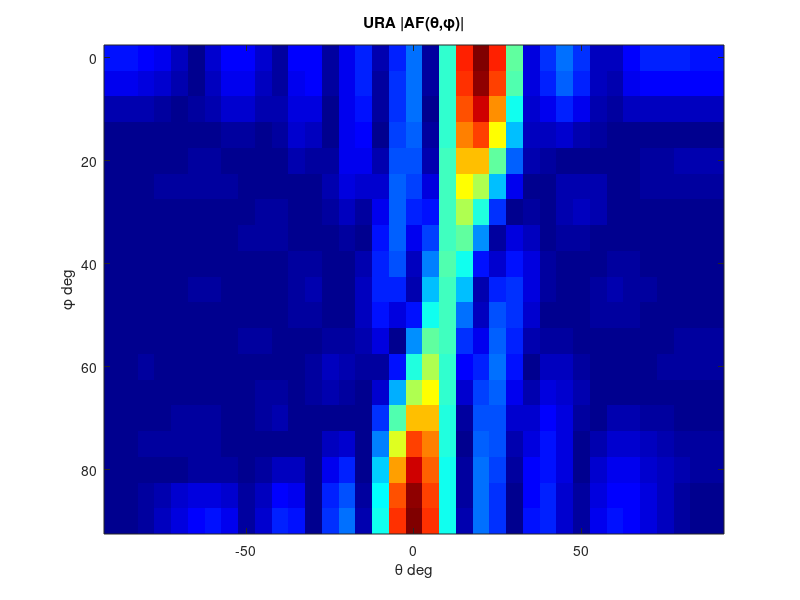

The MATLAB script that drew this image:
% Planar array (URA)
% 2-D beam pattern of an Nx×Ny grid

Nx = 8; Ny = 8; thetaScan = 20;
thv = -90:5:90; phv = 0:5:90;
AFp = zeros(numel(phv), numel(thv));
for ip = 1:numel(phv)
    for it = 1:numel(thv)
        s = 0;
        for ix = 1:Nx
            for iy = 1:Ny
                s = s + exp(1i*pi*((ix-1)*sind(thv(it))*cosd(phv(ip)) + (iy-1)*sind(thv(it))*sind(phv(ip)) - (ix-1)*sind(thetaScan)*cosd(phv(ip))));
            end
        end
        AFp(ip,it) = abs(s)/(Nx*Ny);   % normalized (peak 1)
    end
end
figure;
imagesc(thv, phv, AFp);
colormap('jet');
title('URA |AF(\theta,\phi)|');
xlabel('\theta deg'); ylabel('\phi deg');

%{
@play
{
 "title": "Planar array (URA)",
 "groups": [
  {
   "name": "Grid",
   "controls": [
    {
     "var": "Nx",
     "label": "Nx",
     "min": 4,
     "max": 16,
     "step": 2,
     "default": 8
    },
    {
     "var": "Ny",
     "label": "Ny",
     "min": 4,
     "max": 16,
     "step": 2,
     "default": 8
    },
    {
     "var": "thetaScan",
     "label": "θ scan",
     "min": -60,
     "max": 60,
     "step": 5,
     "default": 20
    }
   ]
  }
 ]
}
%}
